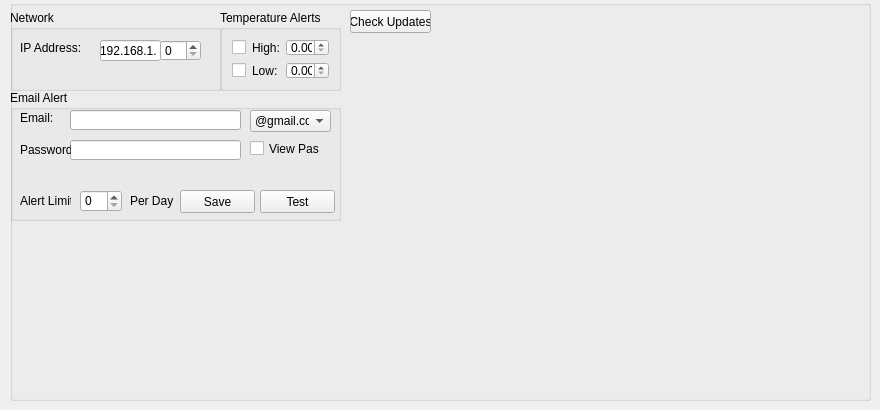
   <widget class="QWidget" name="tab_4">
    <attribute name="title">
     <string>Sys Settings</string>
    </attribute>
    <widget class="QGroupBox" name="groupBox_8">
     <property name="geometry">
      <rect>
       <x>10</x>
       <y>0</y>
       <width>861</width>
       <height>401</height>
      </rect>
     </property>
     <property name="title">
      <string/>
     </property>
     <widget class="QGroupBox" name="temperature_alert_groupBox">
      <property name="geometry">
       <rect>
        <x>210</x>
        <y>10</y>
        <width>121</width>
        <height>81</height>
       </rect>
      </property>
      <property name="title">
       <string>Temperature Alerts</string>
      </property>
      <layout class="QGridLayout" name="gridLayout_2">
       <item row="0" column="0">
        <widget class="QCheckBox" name="ht_checkBox">
         <property name="layoutDirection">
          <enum>Qt::RightToLeft</enum>
         </property>
         <property name="text">
          <string/>
         </property>
        </widget>
       </item>
       <item row="1" column="3">
        <widget class="QDoubleSpinBox" name="lt_alert_doubleSpinBox"/>
       </item>
       <item row="0" column="1">
        <widget class="QLabel" name="ht_label">
         <property name="text">
          <string>High:</string>
         </property>
        </widget>
       </item>
       <item row="1" column="0">
        <widget class="QCheckBox" name="lt_checkBox">
         <property name="layoutDirection">
          <enum>Qt::RightToLeft</enum>
         </property>
         <property name="text">
          <string/>
         </property>
        </widget>
       </item>
       <item row="1" column="1">
        <widget class="QLabel" name="lt_label">
         <property name="text">
          <string>Low:</string>
         </property>
        </widget>
       </item>
       <item row="0" column="3">
        <widget class="QDoubleSpinBox" name="ht_alert_doubleSpinBox"/>
       </item>
      </layout>
     </widget>
     <widget class="QGroupBox" name="groupBox_9">
      <property name="geometry">
       <rect>
        <x>0</x>
        <y>90</y>
        <width>331</width>
        <height>131</height>
       </rect>
      </property>
      <property name="title">
       <string>Email Alert</string>
      </property>
      <widget class="QLabel" name="label_17">
       <property name="geometry">
        <rect>
         <x>10</x>
         <y>20</y>
         <width>47</width>
         <height>16</height>
        </rect>
       </property>
       <property name="text">
        <string>Email:</string>
       </property>
      </widget>
      <widget class="QLineEdit" name="email_lineEdit">
       <property name="geometry">
        <rect>
         <x>60</x>
         <y>20</y>
         <width>171</width>
         <height>20</height>
        </rect>
       </property>
      </widget>
      <widget class="QComboBox" name="sys_setting_atemail_comboBox">
       <property name="geometry">
        <rect>
         <x>240</x>
         <y>20</y>
         <width>81</width>
         <height>22</height>
        </rect>
       </property>
       <item>
        <property name="text">
         <string>@gmail.com</string>
        </property>
       </item>
       <item>
        <property name="text">
         <string>@yahoo.com</string>
        </property>
       </item>
       <item>
        <property name="text">
         <string>@outlook.com</string>
        </property>
       </item>
      </widget>
      <widget class="QPushButton" name="sys_setting_save_pushButton">
       <property name="geometry">
        <rect>
         <x>170</x>
         <y>100</y>
         <width>75</width>
         <height>23</height>
        </rect>
       </property>
       <property name="text">
        <string>Save</string>
       </property>
      </widget>
      <widget class="QPushButton" name="sys_setting_test_pushButton">
       <property name="geometry">
        <rect>
         <x>250</x>
         <y>100</y>
         <width>75</width>
         <height>23</height>
        </rect>
       </property>
       <property name="text">
        <string>Test</string>
       </property>
      </widget>
      <widget class="QSpinBox" name="alert_limit_spinBox">
       <property name="geometry">
        <rect>
         <x>70</x>
         <y>100</y>
         <width>42</width>
         <height>22</height>
        </rect>
       </property>
      </widget>
      <widget class="QLabel" name="alert_limit_label">
       <property name="geometry">
        <rect>
         <x>10</x>
         <y>100</y>
         <width>51</width>
         <height>21</height>
        </rect>
       </property>
       <property name="text">
        <string>Alert Limit:</string>
       </property>
      </widget>
      <widget class="QLabel" name="per_day_label">
       <property name="geometry">
        <rect>
         <x>120</x>
         <y>100</y>
         <width>47</width>
         <height>21</height>
        </rect>
       </property>
       <property name="text">
        <string>Per Day</string>
       </property>
      </widget>
      <widget class="QLineEdit" name="email_pass_lineEdit">
       <property name="geometry">
        <rect>
         <x>60</x>
         <y>50</y>
         <width>171</width>
         <height>20</height>
        </rect>
       </property>
      </widget>
      <widget class="QLabel" name="label_18">
       <property name="geometry">
        <rect>
         <x>10</x>
         <y>52</y>
         <width>51</width>
         <height>16</height>
        </rect>
       </property>
       <property name="text">
        <string>Password:</string>
       </property>
      </widget>
      <widget class="QCheckBox" name="view_pass_checkBox">
       <property name="geometry">
        <rect>
         <x>240</x>
         <y>50</y>
         <width>70</width>
         <height>17</height>
        </rect>
       </property>
       <property name="text">
        <string>View Pass</string>
       </property>
      </widget>
     </widget>
     <widget class="QGroupBox" name="groupBox_10">
      <property name="geometry">
       <rect>
        <x>0</x>
        <y>10</y>
        <width>211</width>
        <height>81</height>
       </rect>
      </property>
      <property name="title">
       <string>Network</string>
      </property>
      <widget class="QLabel" name="ip_label">
       <property name="geometry">
        <rect>
         <x>10</x>
         <y>30</y>
         <width>61</width>
         <height>16</height>
        </rect>
       </property>
       <property name="text">
        <string>IP Address:</string>
       </property>
      </widget>
      <widget class="QLineEdit" name="ip_lineEdit">
       <property name="geometry">
        <rect>
         <x>90</x>
         <y>30</y>
         <width>61</width>
         <height>21</height>
        </rect>
       </property>
       <property name="text">
        <string>192.168.1.</string>
       </property>
      </widget>
      <widget class="QSpinBox" name="ip_spinBox">
       <property name="geometry">
        <rect>
         <x>150</x>
         <y>30</y>
         <width>41</width>
         <height>21</height>
        </rect>
       </property>
       <property name="frame">
        <bool>true</bool>
       </property>
      </widget>
     </widget>
     <widget class="QPushButton" name="sys_setting_update_pushButton">
      <property name="geometry">
       <rect>
        <x>340</x>
        <y>10</y>
        <width>81</width>
        <height>23</height>
       </rect>
      </property>
      <property name="text">
       <string>Check Updates</string>
      </property>
     </widget>
    </widget>
   </widget>
